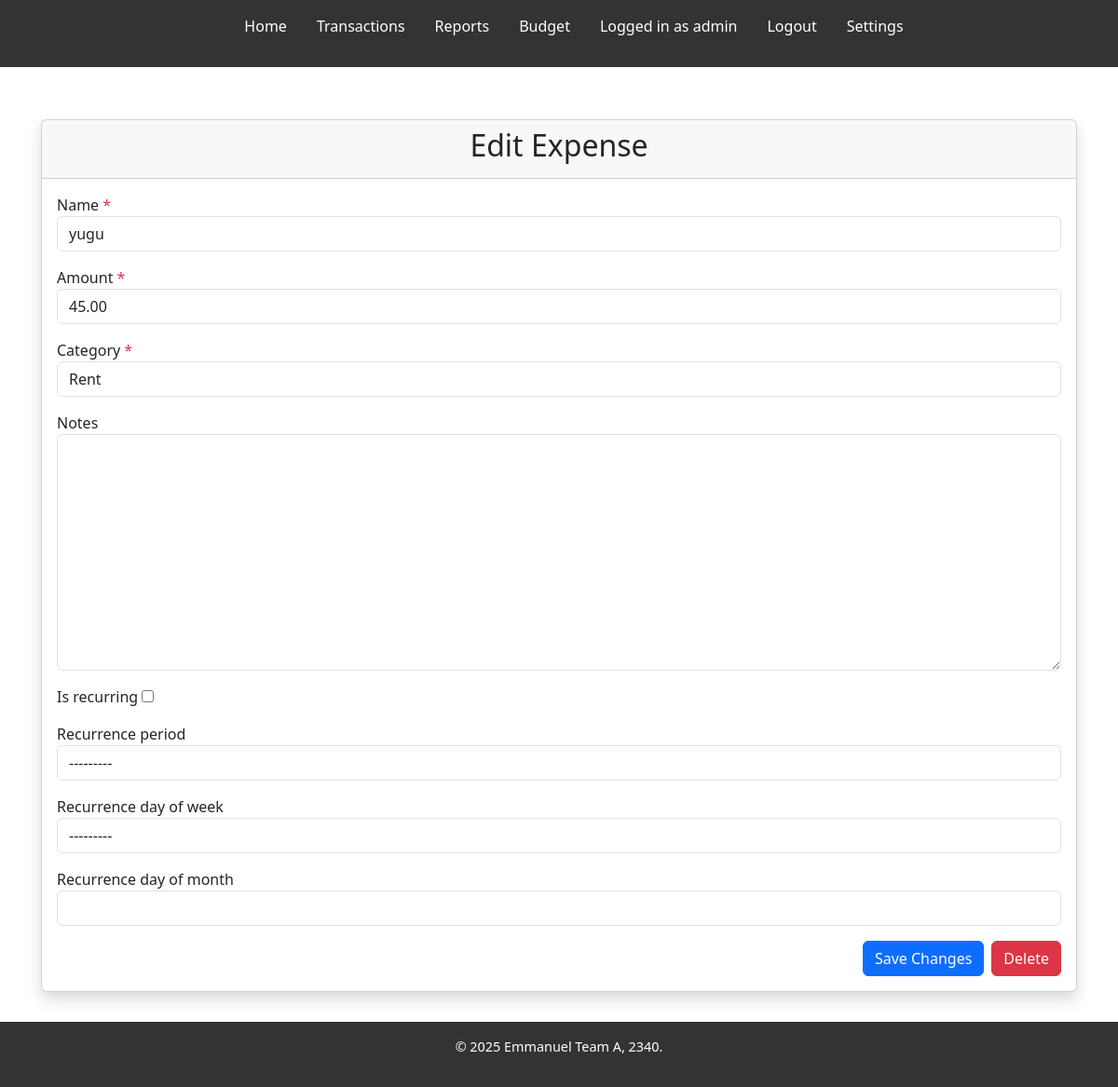
The app's page /expense/edit/yugu/ (signed in) with its own data.
### accounts/models.py (models this page shows)
class CustomUser(AbstractUser):
    security_question = models.TextField(max_length=255)
    security_answer = models.TextField(max_length=255)
    is_2fa_enabled = models.BooleanField(default=False)
    two_factor_secret = models.TextField(max_length=64, null=True, blank=True)
    two_factor_expiry = models.DateTimeField(null=True, blank=True)

### expense/models.py (models this page shows, shortened)
class Expense(models.Model):
    user = models.ForeignKey(
        settings.AUTH_USER_MODEL,
        on_delete=models.CASCADE,
        related_name="expenses",
    )
    name = models.CharField(max_length=100)
    slug = models.SlugField(max_length=100, unique=True, blank=True)
    amount = models.DecimalField(max_digits=10, decimal_places=2)
    category = models.ForeignKey('expense.Category', on_delete=models.CASCADE, null=True)
    date = models.DateTimeField(default=timezone.now)
    notes = models.TextField(null=True, blank=True)
    is_recurring = models.BooleanField(default=False)
    recurrence_period = models.CharField(
        max_length=10,
        choices=[
            ('daily', 'Daily'),
            ('weekly', 'Weekly'),
            ('monthly', 'Monthly'),
        ],
        null=True,
        blank=True
    )
    recurrence_day_of_week = models.CharField(
        max_length=10,
        choices=[
            ('monday', 'Monday'),
            ('tuesday', 'Tuesday'),
            ('wednesday', 'Wednesday'),
            ('thursday', 'Thursday'),
            ('friday', 'Friday'),
            ('saturday', 'Saturday'),
            ('sunday', 'Sunday'),
        ],
        null=True,
        blank=True
    )
    recurrence_day_of_month = models.PositiveIntegerField(null=True, blank=True)
    next_occurrence = models.DateTimeField(null=True, blank=True)

### expense/views.py (the view)
# urls.py: path('edit/<slug:slug>/', views.edit_expense, name='edit_expense'),
@login_required
def edit_expense(request, slug):
    expense = get_object_or_404(Expense, slug=slug, user=request.user)
    if request.method == 'POST':
        form = ExpenseForm(request.POST, instance=expense)
        if form.is_valid():
            updated = form.save(commit=False)
            updated.is_recurring              = form.cleaned_data['is_recurring']
            updated.recurrence_period         = form.cleaned_data['recurrence_period']
            updated.recurrence_day_of_week    = form.cleaned_data['recurrence_day_of_week']
            updated.recurrence_day_of_month   = form.cleaned_data['recurrence_day_of_month']
            if updated.is_recurring and updated.recurrence_period:
                updated.next_occurrence = calculate_next_occurrence(
                    now(), updated.recurrence_period,
                    updated.recurrence_day_of_week,
                    updated.recurrence_day_of_month
                )
            else:
                updated.next_occurrence = None
            updated.save()
            return redirect('transactions')
    else:
        form = ExpenseForm(instance=expense)
    return render(request, 'expense/edit_expense.html', {'form': form, 'expense': expense})

### expense/forms.py
class ExpenseForm(forms.ModelForm):
    class Meta:
        model = Expense
        fields = [
            'name', 'amount', 'category', 'notes',
            'is_recurring', 'recurrence_period',
            'recurrence_day_of_week', 'recurrence_day_of_month'
        ]
    def __init__(self, *args, **kwargs):
        super(ExpenseForm, self).__init__(*args, **kwargs)
        self.fields['name'].required = True
        self.fields['amount'].required = True  # Make this required
        self.fields['category'].required = True # Ensure source is required
        self.fields['notes'].required = False
        self.fields['is_recurring'].required = False  # Optional field
        self.fields['recurrence_period'].required = False  # Optional
        self.fields['recurrence_day_of_week'].required = False  # Optional
        self.fields['recurrence_day_of_month'].required = False  # Optional
        for field in self.fields:
            self.fields[field].widget.attrs['class'] = 'form-control'
        self.fields['is_recurring'].widget.attrs['class'] = 'form-check-label'

### expense/models.py (called while the page is built)
    def __str__(self):
        return self.name

### expense/templates/expense/edit_expense.html (shortened to what this page needs)
{% extends "base.html" %}
{% block content %}
<div class="d-flex flex-column min-vh-100">
  <div class="container flex-grow-1 mt-4">
  <div class="card shadow">
    <div class="card-header">
      <h2 class="text-center">Edit Expense</h2>
    </div>
    <div class="card-body">
      <form method="post" class="needs-validation" novalidate>
        {% for field in form %}
          <div class="form-group mb-3">
            <label for="{{ field.id_for_label }}" class="{% if field.field.required %}required{% endif %}">
              {{ field.label }}
              {% if field.field.required %}<span class="text-danger">*</span>{% endif %}
            </label>
            {{ field }}
          </div>
        {% endfor %}
        <div class="d-flex justify-content-end">
          <button type="submit" class="btn btn-primary me-2">Save Changes</button>
            <a href="{% url 'delete_expense' expense.slug %}" class="btn btn-danger" onclick="return confirm('Are you sure you want to delete this expense?')">Delete</a>
        </div>
      </form>
    </div>
  </div>
</div>
{% endblock %}

### moneyparce/templates/base.html (shortened to what this page needs)
{% load static %}
<!DOCTYPE html>
<html lang="en">
<head>
    <link rel="stylesheet" href="{% static 'css/style.css' %}">
    <link href="https://cdn.jsdelivr.net/npm/bootstrap@5.3.3/dist/css/bootstrap.min.css" rel="stylesheet"
>
</head>
<body>
<div class="wrapper">
    <header>
        <nav>
            <ul>
                <li><a class="nav-link" href="{% url 'home' %}">Home</a></li>
                {% if user.is_authenticated %}
                    <li><a class="nav-link" href="{% url 'transactions' %}">Transactions</a></li>
                    <li><a class="nav-link" href="{% url 'reports_home' %}">Reports</a></li>
                    <li><a class="nav-link" href="{% url 'budget_list' %}">Budget</a></li>
                    <li><a class="nav-link disabled" style="color: #fff;">Logged in as {{ user.username }}</a></li>
                    <li><a class="nav-link" href="{% url 'logout' %}">Logout</a></li>
                    <li><a class="nav-link" href="{% url 'settings' %}">Settings</a></li>
                {% else %}
                    <li><a class="nav-link" href="{% url 'login' %}">Login</a></li>
                    <li><a class="nav-link" href="{% url 'register' %}">Register</a></li>
                {% endif %}
            </ul>
        </nav>
    </header>
    <main>
        {% block content %}{% endblock %}
    </main>
    <footer>
        <p>&copy; {% now "Y" %} Emmanuel Team A, 2340.</p>
    </footer>
</div>
</body>
</html>

### moneyparce/static/css/style.css (style rules this page uses)
* { margin: 0; padding: 0; box-sizing: border-box; }
html { height : 100%; }
body { height: 100%; font-family: Arial, sans-serif; line-height: 1.6; background-color: #f4f4f4; color: #333; margin: 0; padding: 0; }
header { background-color: #333; color: #fff; padding: 1rem 0; }
header nav ul { list-style: none; display: flex; justify-content: center; }
header nav ul li { margin: 0 1rem; }
header nav ul li a { color: #fff; text-decoration: none; font-weight: bold; }
main { min-height: 85vh; flex-grow: 1; display: grid; grid-template-rows: auto 1fr auto; padding: 2rem; }
footer { width: 100%; bottom: 0; background-color: #333; color: #fff; text-align: center; padding: 1rem 0; font-size: 0.9rem; }
h2 { font-weight: 600; }
.container { min-height: 100%; }
.wrapper { min-height: 100%; display: grid; grid-template-rows: auto 1fr auto; }

### moneyparce/templates/base.html (style rules this page uses)
nav a.nav-link { font-weight: 500; color: #ffffff; }
nav a.nav-link.disabled { color: #cccccc; }

### records on screen
CustomUser: username "admin"
Expense: form "yugu" "45.00" "Rent" "---------" "---------"

### other values on screen
{{ field.label }} "Name" "Amount" "Category" "Notes" "Is recurring" "Recurrence period" "Recurrence day of week" "Recurrence day of month"
